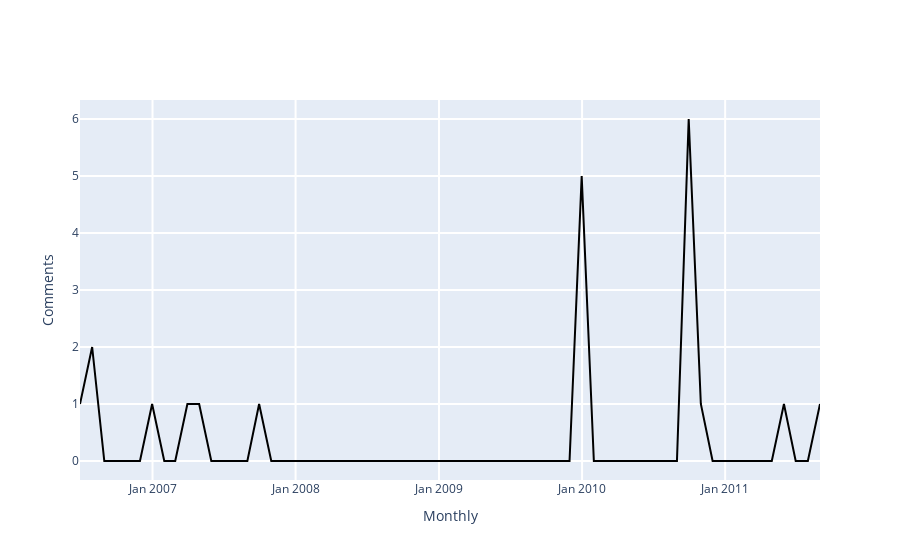

Notebook code for this chart:
### Markdown cell above
<span style="color: #626262"> Try yourself! This is what will happen when you click 'Load Talks' button: </span>

### Code cell
### -------------------------------------------------------------------------- ###
### TRY YOURSELF! THIS IS WHAT WILL HAPPEN WHEN YOU CLICK 'Load Talks' BUTTON  ###
### -------------------------------------------------------------------------- ###

## This is the page you used ##
print('The page that is being used:', the_talk_page['title'])

#Initiate a Wikipedia instance
wikipediadv_instance = WikipediaDV(WikipediaAPI(lng=abbreviation(languageSelection.value)))

#Get content of revisions on talk page
talk_content = wikipediadv_instance.get_talk_content(the_talk_page["page_id"])

#convert to datetime format
talk_content['year_month'] = pd.to_datetime(talk_content['timestamp'])


# Define a TalksListener instance
talks_listener = TalksListener(talk_content)

# Visualization
begin_date = date(2005, 3, 1)
end_date = date(2015, 7, 4)
granularity = 'Monthly'

print('Time range from', begin_date.strftime("%Y-%m-%d"), 'to', end_date.strftime("%Y-%m-%d"))
talks_listener.listen(
    begin = begin_date,
    end = end_date,
    granularity = granularity)

### Figure 1 — Plotly figure (JSON) as saved in the notebook; plotly's stock layout.template omitted (floating-point values rounded to 4 significant figures)
{"data": [{"hovertemplate": "%{x}<extra>%{y}</extra>", "marker": {"color": "rgba(0, 0, 0, 1)"}, "type": "scatter", "x": ["2006-06-30", "2006-07-31", "2006-08-31", "2006-09-30", "2006-10-31", "2006-11-30", "2006-12-31", "2007-01-31", "2007-02-28", "2007-03-31", "2007-04-30", "2007-05-31", "2007-06-30", "2007-07-31", "2007-08-31", "2007-09-30", "2007-10-31", "2007-11-30", "2007-12-31", "2008-01-31", "2008-02-29", "2008-03-31", "2008-04-30", "2008-05-31", "2008-06-30", "2008-07-31", "2008-08-31", "2008-09-30", "2008-10-31", "2008-11-30", "2008-12-31", "2009-01-31", "2009-02-28", "2009-03-31", "2009-04-30", "2009-05-31", "2009-06-30", "2009-07-31", "2009-08-31", "2009-09-30", "2009-10-31", "2009-11-30", "2009-12-31", "2010-01-31", "2010-02-28", "2010-03-31", "2010-04-30", "2010-05-31", "2010-06-30", "2010-07-31", "2010-08-31", "2010-09-30", "2010-10-31", "2010-11-30", "2010-12-31", "2011-01-31", "2011-02-28", "2011-03-31", "2011-04-30", "2011-05-31", "2011-06-30", "2011-07-31", "2011-08-31"], "y": [1, 2, 0, 0, 0, 0, 1, 0, 0, 1, 1, 0, 0, 0, 0, 1, 0, 0, 0, 0, 0, 0, 0, 0, 0, 0, 0, 0, 0, 0, 0, 0, 0, 0, 0, 0, 0, 0, 0, 0, 0, 0, 5, 0, 0, 0, 0, 0, 0, 0, 0, 6, 1, 0, 0, 0, 0, 0, 0, 1, 0, 0, 1]}], "layout": {"barmode": "group", "hovermode": "closest", "legend": {"x": 0.5, "y": 1.2}, "showlegend": false, "xaxis": {"gridwidth": 2, "tickformat": "%b %Y", "ticklen": 5, "title": {"text": "Monthly"}, "zeroline": true}, "yaxis": {"gridwidth": 2, "ticklen": 5, "title": {"text": "Comments"}}}}
